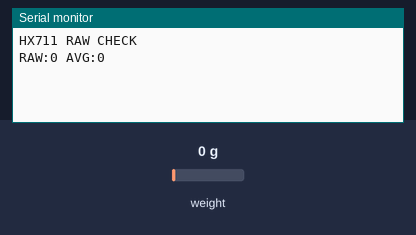
Simulated run of this sketch. Board: Arduino Uno, built with avr-gcc and run on an emulated ATmega328P. Shown: the last lines printed to the serial monitor. Inputs (shaded band) come from the test bench; at power-on: weight on the scale 0 g.

Above: at 1.4 s.
1.5 s: weight on the scale set to 100 g
At 2.1 s:
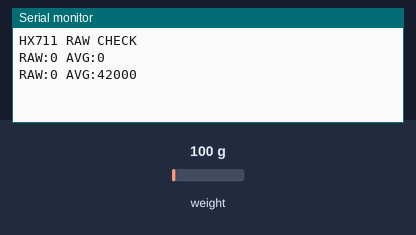
3.0 s: weight on the scale set to 1250 g
At 4.8 s:
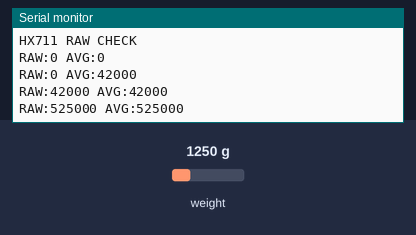
Timing chart, 0 to 6.3 s (numbered marks = the images above; inputs shaded):
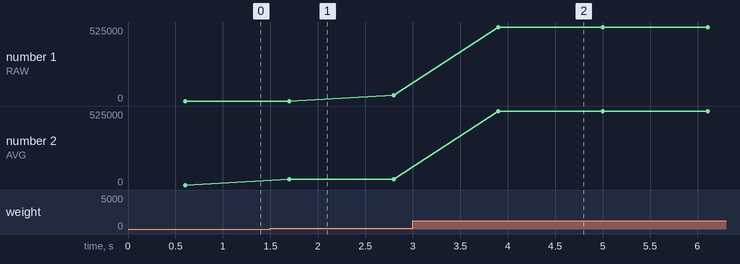

Measured:
- after the input at 1.5 s, the serial monitor: prints a new line after 0.20 s (image 1)
- after the input at 3.0 s, the serial monitor: prints a new line after 0.90 s (image 2)
- plotted number 1: 0 → 42000 after the input at 1.5 s, 42000 → 525000 after the input at 3.0 s
- plotted number 2: 0 → 42000 after the input at 1.5 s, 42000 → 525000 after the input at 3.0 s

The sketch:

HX711_RawCheck.ino
```cpp
#include "HX711.h"

#define DOUT 3
#define CLK 2

HX711 scale;

static const unsigned long SERIAL_BAUD = 115200;
static const unsigned long READY_WAIT_MS = 1000;

void setup() {
  Serial.begin(SERIAL_BAUD);
  scale.begin(DOUT, CLK);
  Serial.println("HX711 RAW CHECK");
}

void loop() {
  if (scale.wait_ready_timeout(READY_WAIT_MS)) {
    long raw = scale.read();
    long avg = scale.read_average(5);
    Serial.print("RAW:");
    Serial.print(raw);
    Serial.print(" AVG:");
    Serial.println(avg);
  } else {
    Serial.println("RAW:NOT_READY");
  }

  delay(500);
}
```
